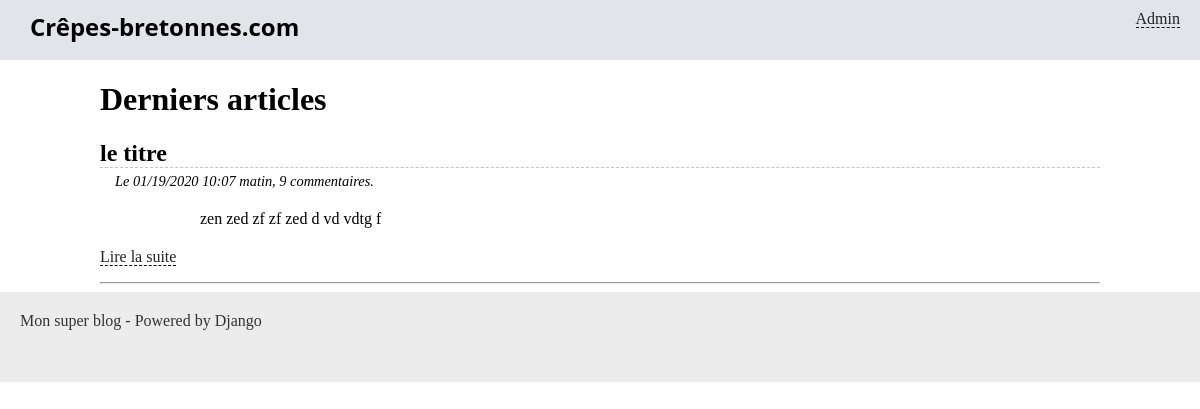
Page /blog/accueil/ on the earlier database version.
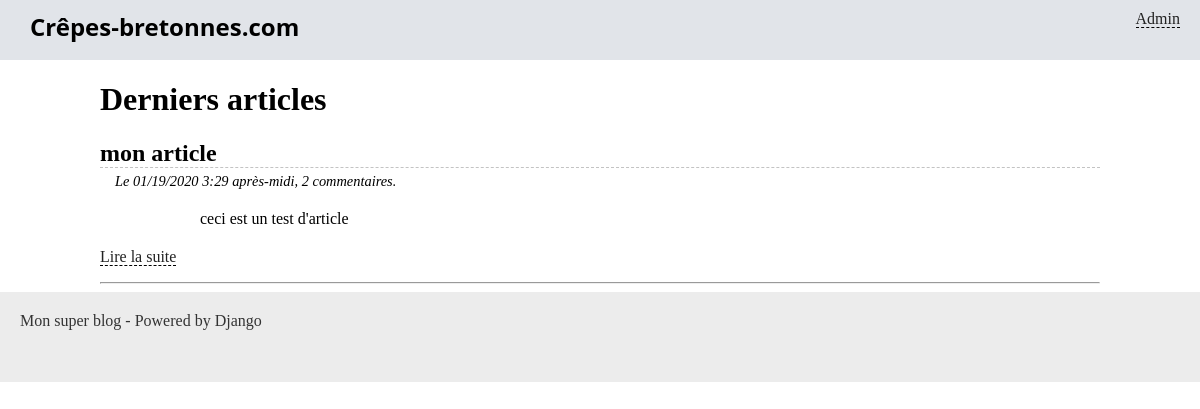
Same page on the later database version.
### blog/models.py (models this page shows, shortened)
class Article(models.Model):
    titre = models.CharField(max_length=100)
    slug = models.SlugField()
    auteur = models.CharField(max_length=42)
    contenu = models.TextField(null=True)
    date = models.DateTimeField(verbose_name="Date de parution",
                                auto_now_add=True, auto_now=False)
    is_visible = models.BooleanField(verbose_name="Article publié ?",
                                     default=False)
    categorie = models.ForeignKey('Categorie', on_delete=models.CASCADE)

### blog/views.py (the view)
# urls.py: path('accueil/', views.accueil, name='accueil'),
def accueil(request):
    articles = Article.objects.filter(is_visible=True).order_by('-date')[:4]
    return render(request, 'blog/accueil.html', {'articles': articles})

### blog/templates/blog/accueil.html (shortened to what this page needs)
{% extends "blog/base.html" %}
{% block content %}
	<h1>Derniers articles</h1>
	{% for article in articles %}
		<h2 class="titre-article">{{ article.titre }}</h2>
		<p class="infos-article">Le {{ article.date|date:'SHORT_DATETIME_FORMAT' }},
		{% if 0 == article.comment_set.count %}
			Pas de commentaire pour le moment.
		{% else %}
			{{ article.comment_set.count }} commentaire{{ article.comment_set.count|pluralize }}.</p>
		{% endif %}
		<div class="contenu-article">
			{{ article.contenu|safe|truncatewords_html:30 }}
		</div>
		<p><a href="{% url 'blog_lire' article.slug %}">Lire la suite</a></p>
		<hr />
	{% endfor %}
{% endblock %}

### blog/templates/blog/base.html (shortened to what this page needs)
{% load static %}
<!doctype html>
<html lang="fr">
<head>
    <link rel="stylesheet" href="{% static 'blog/styles.css' %}" />
</head>
<body>
    <header>
    	<aside>
        	<a href="{% url 'admin:index' %}">Admin</a>
        </aside>
        <h1>Crêpes-bretonnes.com</h1>
    </header>
    <div class="container">
    	{% block content %}{% endblock %}
    </div>
    <footer>
        Mon super blog - Powered by Django
    </footer>
</body>
</html>

### blog/static/blog/styles.css (style rules this page uses)
* { box-sizing: border-box; }
body { margin: 0; padding: 0; }
a { color: #222; border-bottom: 1px dashed #000; text-decoration: none; }
.container { margin: 0 auto; width: 1000px; }
header { background-color: #e1e4e9; height: 60px; padding-top: 10px; padding-bottom: 13px; }
header aside { float: right; margin-right: 20px; }
header h1 { margin: 0 30px; font-size: 1.5em; font-family: 'Open Sans'; }
footer { background-color: #ECECEC; color: #333; height: 90px; padding: 20px; }
.titre-article, .titre-comments { border-bottom: 1px dashed #c3c3c3; margin-bottom: 0; }
.infos-article { margin: 5px 0 0 15px; font-style: italic; font-size: 0.9em; }
.contenu-article { margin: 20px auto; width: 80%; }

Differences in the rows shown:
changed Article: titre "le titre" → "mon article"; date "01/19/2020 10:07 matin" → "01/19/2020 3:29 après-midi"; comment_set.count "9" → "2"; contenu "zen zed zf zf zed d vd vdtg f" → "ceci est un test d'article"
